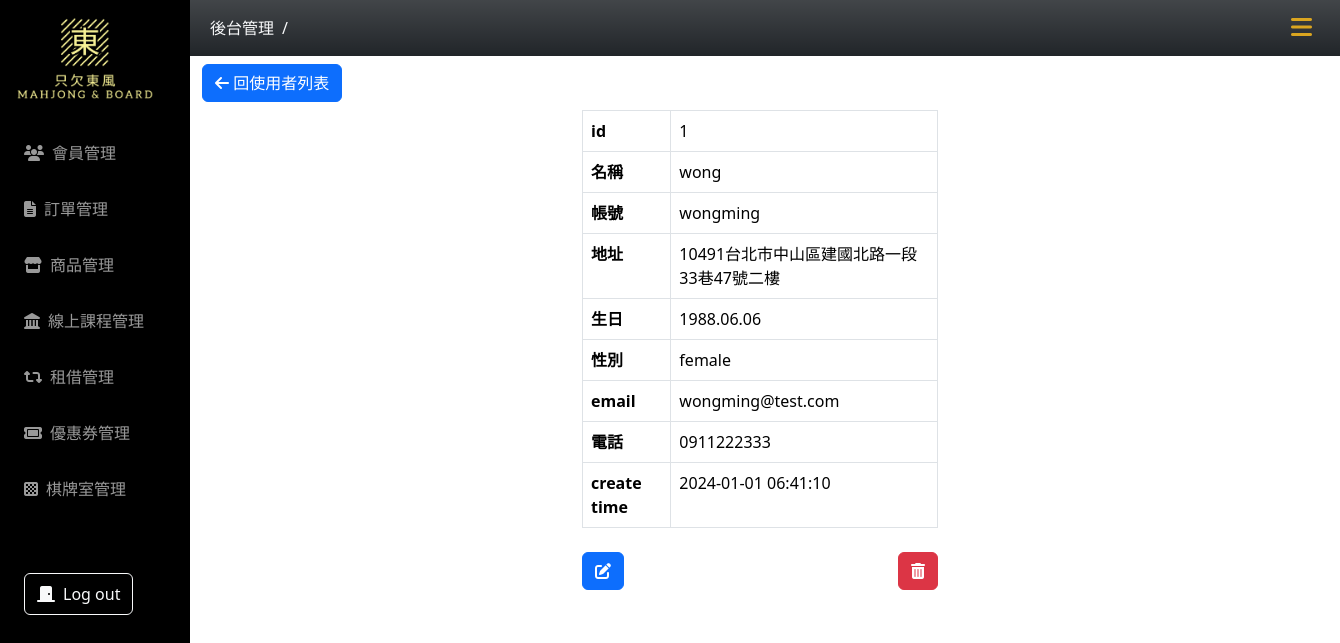
Page /user-list/user.php?id=1 on the earlier database version.
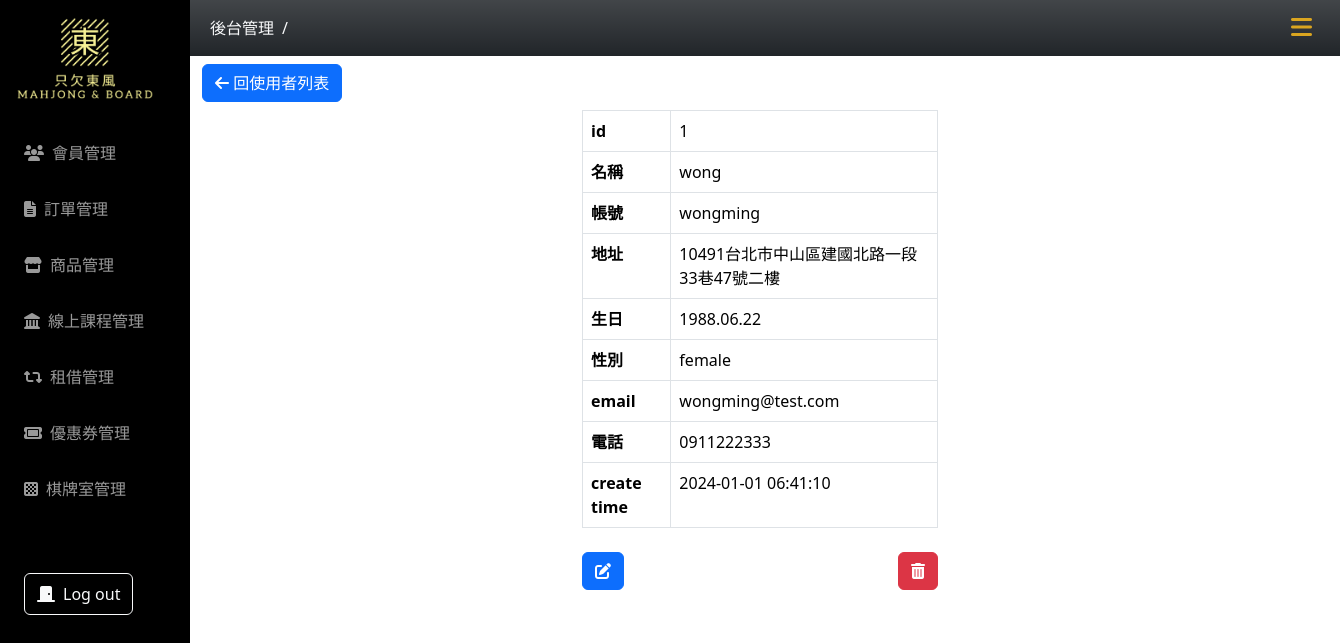
Same page on the later database version.
### tables this page shows
CREATE TABLE `users` (
  `id` int(11) NOT NULL,
  `valid` varchar(10) NOT NULL DEFAULT '1',
  `username` varchar(50) NOT NULL,
  `account` varchar(50) NOT NULL,
  `password` varchar(255) NOT NULL,
  `city` varchar(20) NOT NULL,
  `Address` varchar(100) NOT NULL,
  `phone` text DEFAULT NULL,
  `email` varchar(50) NOT NULL,
  `birth` varchar(100) NOT NULL,
  `gender` varchar(255) NOT NULL,
  `update_at` timestamp NOT NULL DEFAULT current_timestamp(),
  `created_at` timestamp NOT NULL DEFAULT current_timestamp()
);

### user-list/user.php (the view, shortened to what this page needs)
<?php
if (!isset($_GET["id"])) {
  $id = 1;
} else {
  $id = $_GET["id"];
}
require_once("../db_connect_mahjong.php");
$sql = "SELECT * FROM users WHERE id = $id AND valid = 1";
$result = $conn->query($sql);
$row = $result->fetch_assoc();
?>
<!doctype html>
<html lang="en">
<head>
  <?php include("../css-mahjong.php") ?>
</head>
<body>
  <?php include("../nav.php") ?>
  <div class="container main-content">
    <div class="py-2">
      <a class="btn btn-primary" href="users.php?page=1&order=1"><i class="fa-solid fa-arrow-left"></i> 回使用者列表
      </a>
    </div>
    <div class="row justify-content-center">
      <div class="col-lg-4">
        <?php if ($result->num_rows > 0) : ?>
          <table class="table table-bordered">
            <tr>
              <th>id</th>
              <td><?= $row["id"] ?> </td>
            </tr>
            <tr>
              <th>名稱</th>
              <td><?= $row["username"] ?></td>
            </tr>
            <tr>
              <th>帳號</th>
              <td><?= $row["account"] ?></td>
            </tr>
            <tr>
              <th>地址</th>
              <td><?= $row["Address"] ?></td>
            </tr>
            <tr>
              <th>生日</th>
              <td><?= $row["birth"] ?></td>
            </tr>
            <tr>
              <th>性別</th>
              <td><?= $row["gender"] ?></td>
            </tr>
            <tr>
              <th>email</th>
              <td><?= $row["email"] ?></td>
            </tr>
            <tr>
              <th>電話</th>
              <td><?= $row["phone"] ?></td>
            </tr>
            <tr>
              <th>create time</th>
              <td><?= $row["created_at"] ?></td>
            </tr>
          </table>
          <div class="py-2 d-flex justify-content-between">
            <a href="user-edit.php?id=<?= $row["id"] ?> " title="編輯使用者" class="btn btn-primary">
              <i class="fa-solid fa-pen-to-square"></i>
            </a>
            <a class="btn btn-danger" title="刪除使用者" data-bs-toggle="modal" data-bs-target="#deleteModal"><i class="fa-solid fa-trash-can"></i></a>
          </div>
        <?php else : ?>
          <h1>使用者不存在</h1>
        <?php endif; ?>
      </div>
    </div>
  </div>
</body>
</html>

Differences in the rows shown:
changed users "wong": birth "1988.06.06" → "1988.06.22"
